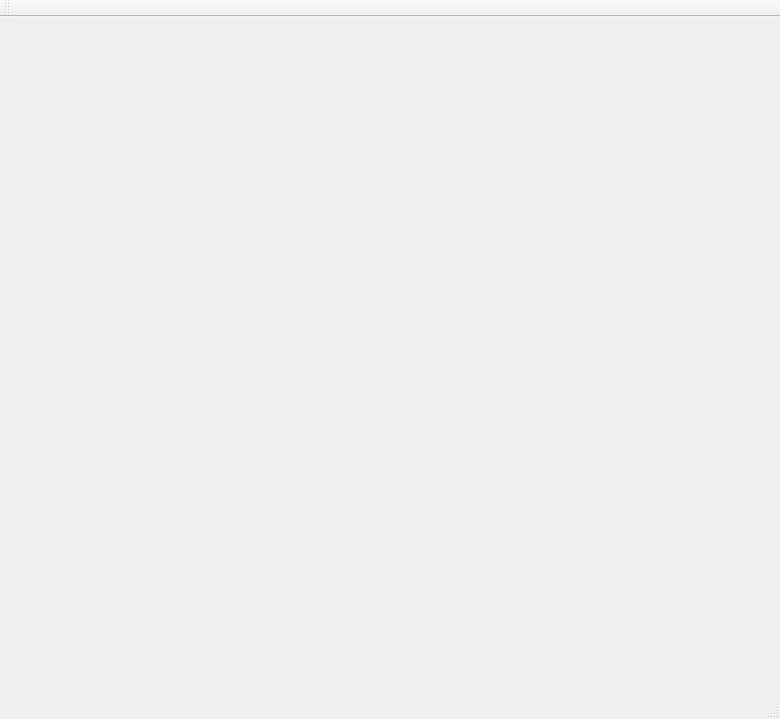
<?xml version="1.0" encoding="UTF-8"?>
<ui version="4.0">
 <class>MainWindow</class>
 <widget class="QMainWindow" name="MainWindow">
  <property name="geometry">
   <rect>
    <x>0</x>
    <y>0</y>
    <width>780</width>
    <height>719</height>
   </rect>
  </property>
  <property name="windowTitle">
   <string>MainWindow</string>
  </property>
  <widget class="QWidget" name="centralWidget"/>
  <widget class="QMenuBar" name="menuBar">
   <property name="geometry">
    <rect>
     <x>0</x>
     <y>0</y>
     <width>780</width>
     <height>22</height>
    </rect>
   </property>
  </widget>
  <widget class="QToolBar" name="mainToolBar">
   <attribute name="toolBarArea">
    <enum>TopToolBarArea</enum>
   </attribute>
   <attribute name="toolBarBreak">
    <bool>false</bool>
   </attribute>
  </widget>
  <widget class="QStatusBar" name="statusBar"/>
 </widget>
 <layoutdefault spacing="6" margin="11"/>
 <resources/>
 <connections/>
</ui>
